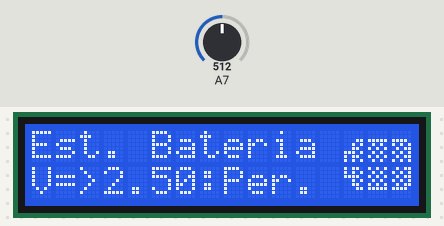
A sketch run on a simulated Arduino Nano, built with avr-gcc and run on an emulated ATmega328P. Shown: 16×2 character LCD. The inputs (shaded band) are chosen by the test bench; at power-on: A7 = 512.

Above: at 5.2 s.
5.3 s: A7 set to 295
At 7.0 s:
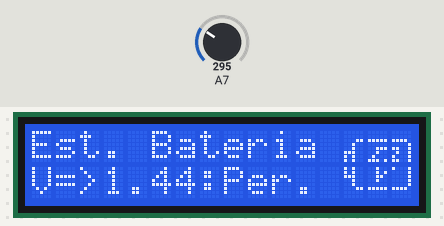
8.1 s: A7 set to 271
At 9.1 s:
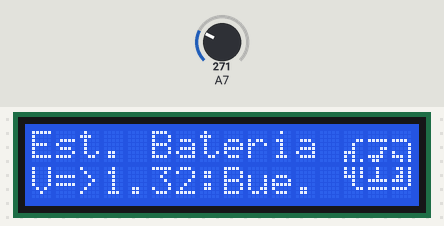
11.8 s: A7 set to 237
At 13.3 s:
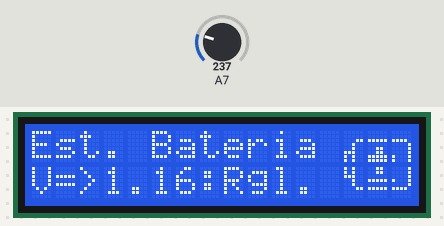
15.9 s: A7 set to 66
At 17.5 s:
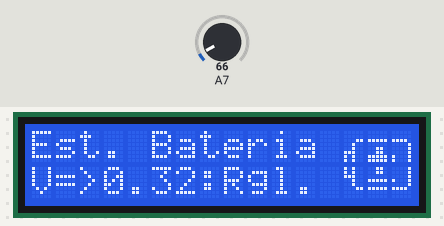
18.5 s: A7 set to 56
At 19.5 s:
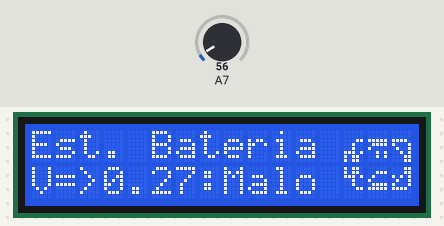
22.2 s: A7 set to 0
At 24.0 s:
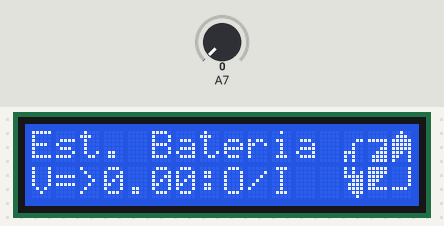
Timing chart, 0 to 25.3 s (numbered marks = the images above; inputs shaded):
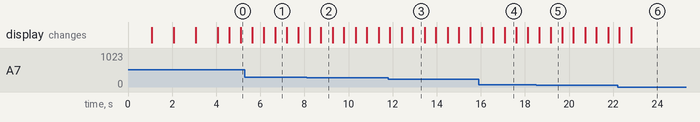

The sketch:

Medidor_Baterias.ino
```cpp
/*-------------------------------------------------------------------------------
  Practica numero 03 - Medidor de baterias ()
  Desc: Implementando un Display LCD de 16x2 y una placa de desarrollo Arduino
  nano, se deberá realizar un sistema con la capacidad de medir baterías AA y
  AAA, dotando información de estas y en base a ciertos parámetros de voltaje,
  dar un veredicto sobre su estado.
---------------------------------------------------------------------------------
  By using a 16x2 LCD display and an Arduino Nano development board, a system
  should be implemented with the capability to measure AA and AAA batteries,
  providing information about them, and based on certain voltage parameters,
  give a verdict on their condition.

  Atzin Inyan Reyes Gutiérrez.
-------------------------------------------------------------------------------*/

// Seccion 1 - Definicion de variables y objetos --------------------------------

float Volt = 0;

#include <LiquidCrystal.h>

LiquidCrystal LCD(7, 6, 5, 4, 3, 2);

//definicion de Ilustraciones

//Estado perfecto

//frame 1
byte letra1[8] = { B00000, B00000, B00011, B00101, B00110, B11101, B10110, B10101 };
byte letra2[8] = { B00000, B00000, B11111, B01010, B10101, B01010, B10101, B01010 };
byte letra3[8] = { B00000, B00000, B11110, B10101, B01011, B10101, B01011, B10101 };
byte letra4[8] = { B10110, B10101, B11110, B00101, B00110, B00011, B00000, B00000 };
byte letra5[8] = { B10101, B01010, B10101, B01010, B10101, B11111, B00000, B00000 };
byte letra6[8] = { B01011, B10101, B01011, B10101, B01011, B11110, B00000, B00000 };
//Frame 2
byte letra7[8] = { B00000, B00000, B00011, B00100, B00100, B11100, B10100, B10100 };
byte letra8[8] = { B00000, B00000, B11111, B00000, B00111, B00100, B01000, B11101 };
byte letra9[8] = { B00000, B00000, B11110, B00001, B11001, B01001, B10001, B11001 };
byte letra10[8] = { B10100, B10100, B11100, B00100, B00100, B00011, B00000, B00000 };
byte letra11[8] = { B00100, B00101, B00110, B00100, B00000, B11111, B00000, B00000 };
byte letra12[8] = { B10001, B00001, B00001, B00001, B00001, B11110, B00000, B00000 };

//Estado Bueno

//frame1
byte letra13[8] = { B00000, B00000, B00011, B00100, B00100, B11100, B10100, B10100 };
byte letra14[8] = { B00000, B00000, B11111, B10101, B11010, B10101, B11010, B10101 };
byte letra15[8] = { B00000, B00000, B11110, B01011, B10101, B01011, B10101, B01011 };
byte letra16[8] = { B10100, B10100, B11100, B00100, B00100, B00011, B00000, B00000 };
byte letra17[8] = { B11010, B10101, B11010, B10101, B11010, B11111, B00000, B00000 };
byte letra18[8] = { B10101, B01011, B10101, B01011, B10101, B11110, B00000, B00000 };
//frame 2
byte letra19[8] = { B00000, B00000, B00011, B00100, B00100, B11100, B10100, B10101 };
byte letra20[8] = { B00000, B00000, B11111, B00000, B00011, B00010, B11110, B01100 };
byte letra21[8] = { B00000, B00000, B11110, B00001, B00001, B10001, B11101, B00101 };
byte letra22[8] = { B10101, B10101, B11101, B00100, B00100, B00011, B00000, B00000 };
byte letra23[8] = { B00100, B00100, B00100, B11111, B00000, B11111, B00000, B00000 };
byte letra24[8] = { B01101, B00101, B01101, B11101, B00001, B11110, B00000, B00000 };

//Estado Regular

//frame 1
byte letra25[8] = { B00000, B00000, B00011, B00100, B00100, B11100, B10100, B10100 };
byte letra26[8] = { B00000, B00000, B11111, B00010, B00011, B00010, B00011, B00010 };
byte letra27[8] = { B00000, B00000, B11110, B10101, B01011, B10101, B01011, B10101 };
byte letra28[8] = { B10100, B10100, B11100, B00100, B00100, B00011, B00000, B00000 };
byte letra29[8] = { B00011, B00010, B00011, B00010, B00011, B11111, B00000, B00000 };
byte letra30[8] = { B01011, B10101, B01011, B10101, B01011, B11110, B00000, B00000 };
//frame 2
byte letra31[8] = { B00000, B00000, B00011, B00100, B00100, B11100, B10100, B10100 };
byte letra32[8] = { B00000, B00000, B11111, B00000, B00110, B00110, B11111, B11111 };
byte letra33[8] = { B00000, B00000, B11110, B00001, B00001, B00001, B10001, B10001 };
byte letra34[8] = { B10100, B10100, B11100, B00100, B00100, B00011, B00000, B00000 };
byte letra35[8] = { B00110, B00110, B00000, B11111, B00000, B11111, B00000, B00000 };
byte letra36[8] = { B00001, B00001, B00001, B10001, B00001, B11110, B00000, B00000 };


//Estado sin conexion

byte letra49[8] = { B00000, B00000, B00011, B00100, B00100, B11100, B10100, B10100 };
byte letra50[8] = { B00000, B00000, B11111, B00001, B00011, B00111, B01111, B01111 };
byte letra51[8] = { B00100, B01110, B11111, B11111, B11111, B11101, B11001, B10001 };   //Estado Malo

//Frame 1
byte letra37[8] = { B00000, B00000, B00011, B00100, B00100, B11100, B10100, B10100 };
byte letra38[8] = { B00000, B00000, B11111, B00000, B00000, B00000, B00000, B00000 };
byte letra39[8] = { B00000, B00000, B11110, B01011, B01101, B01011, B01101, B01011 };
byte letra40[8] = { B10100, B10100, B11100, B00100, B00100, B00011, B00000, B00000 };
byte letra41[8] = { B00000, B00000, B00000, B00000, B00000, B11111, B00000, B00000 };
byte letra42[8] = { B01101, B01011, B01101, B01011, B01101, B11110, B00000, B00000 };
//Frame 2
byte letra43[8] = { B00000, B00000, B00011, B00100, B00100, B11101, B10110, B10110 };
byte letra44[8] = { B00000, B00000, B11111, B01111, B10000, B00101, B00101, B00000 };
byte letra45[8] = { B00000, B00000, B11110, B10001, B01001, B00101, B00011, B00011 };
byte letra46[8] = { B10110, B10110, B11101, B00100, B00100, B00011, B00000, B00000 };
byte letra47[8] = { B00000, B00111, B01000, B10000, B01111, B11111, B00000, B00000 };
byte letra48[8] = { B00011, B00011, B10101, B01001, B10001, B11110, B00000, B00000 };
byte letra52[8] = { B10100, B10101, B11111, B00111, B01111, B01111, B00111, B00010 };
byte letra53[8] = { B11111, B11111, B11110, B11100, B11000, B11111, B00000, B00000 };
byte letra54[8] = { B00001, B00001, B00001, B00001, B00001, B11110, B00000, B00000 };

//-------------------------------------------------------------------------------

// Seccion 2 - Configuracion del arduino ----------------------------------------

void setup() {
  //Iniciacion del LCD 16 * 2
  LCD.begin(16, 2);

  //Iniciando el programa

  LCD.setCursor(0,0);
  LCD.print("Arduino Provador");
  LCD.setCursor(0,1);
  LCD.print("de Baterias ");
  delay(1000);
  LCD.print(".");
  delay(1000);
  LCD.print(".");
  delay(1000);
  LCD.print(".");
  delay(1000);
}

//-------------------------------------------------------------------------------

// Seccion 3 - Loob Infinito ----------------------------------------------------

void loop() {
  //limpiar
  LCD.clear();

  //Lectura Analogica

  Volt = analogRead(7) * (5.00/1023.00);

  //probando Pilas

  LCD.setCursor(0, 0);
  LCD.print("Est. Bateria ");
  LCD.setCursor(0,1);
  LCD.print("V=>");
  LCD.print(Volt);
  LCD.print(":");

  //Condicionales de para estado.

  //Perfecto
  if(Volt >= 1.40){
    LCD.print("Per.");
    Perfecto();
  }

  //Bueno
  else if (Volt >= 1.20 && Volt < 1.40){
    LCD.print("Bue.");
    Bueno();
  }

  //Regular
  else if (Volt >= 0.30 && Volt < 1.20){
    LCD.print("Rgl.");
    Regular();
  }

  //Malo
  else if (Volt >= 0.1 && Volt < 0.30){
    LCD.print("Malo");
    Malo();
  }

  //sin conexion
  else{
    LCD.print("O/I");
    SinCon();
  }

  //Final

  delay(20);
}

//-------------------------------------------------------------------------------

// Seccion 4 - Funciones --------------------------------------------------------

//Funcion Perfecto

void Perfecto (){
  //Creacion de Caracteres 1
  LCD.createChar(1, letra1);
  LCD.createChar(2, letra2);
  LCD.createChar(3, letra3);
  LCD.createChar(4, letra4);
  LCD.createChar(5, letra5);
  LCD.createChar(6, letra6);

  //Frame 1
  LCD.setCursor(13,0);
  LCD.write(1);
  LCD.write(2);
  LCD.write(3);
  LCD.setCursor(13,1);
  LCD.write(4);
  LCD.write(5);
  LCD.write(6);

  delay(500);

  //Creacion de Caracteres 2
  LCD.createChar(1, letra7);
  LCD.createChar(2, letra8);
  LCD.createChar(3, letra9);
  LCD.createChar(4, letra10);
  LCD.createChar(5, letra11);
  LCD.createChar(6, letra12);

  //Frame 2
  LCD.setCursor(13,0);
  LCD.write(1);
  LCD.write(2);
  LCD.write(3);
  LCD.setCursor(13,1);
  LCD.write(4);
  LCD.write(5);
  LCD.write(6);

  delay(500);
}

//funcion Bueno

void Bueno() {
  //Creacion de Caracteres 1
  LCD.createChar(1, letra13);
  LCD.createChar(2, letra14);
  LCD.createChar(3, letra15);
  LCD.createChar(4, letra16);
  LCD.createChar(5, letra17);
  LCD.createChar(6, letra18);

  //Frame 1
  LCD.setCursor(13,0);
  LCD.write(1);
  LCD.write(2);
  LCD.write(3);
  LCD.setCursor(13,1);
  LCD.write(4);
  LCD.write(5);
  LCD.write(6);

  delay(500);

  //Creacion de Caracteres 2
  LCD.createChar(1, letra19);
  LCD.createChar(2, letra20);
  LCD.createChar(3, letra21);
  LCD.createChar(4, letra22);
  LCD.createChar(5, letra23);
  LCD.createChar(6, letra24);


  //Frame 2
  LCD.setCursor(13,0);
  LCD.write(1);
  LCD.write(2);
  LCD.write(3);
  LCD.setCursor(13,1);
  LCD.write(4);
  LCD.write(5);
  LCD.write(6);

  delay(500);
}

//Funcion Regular

void Regular(){
  //Creacion de Caracteres 1
  LCD.createChar(1, letra25);
  LCD.createChar(2, letra26);
  LCD.createChar(3, letra27);
  LCD.createChar(4, letra28);
  LCD.createChar(5, letra29);
  LCD.createChar(6, letra30);

  //Frame 1
  LCD.setCursor(13,0);
  LCD.write(1);
  LCD.write(2);
  LCD.write(3);
  LCD.setCursor(13,1);
  LCD.write(4);
  LCD.write(5);
  LCD.write(6);

  delay(500);

  //Creacion de Caracteres 1
  LCD.createChar(1, letra31);
  LCD.createChar(2, letra32);
  LCD.createChar(3, letra33);
  LCD.createChar(4, letra34);
  LCD.createChar(5, letra35);
  LCD.createChar(6, letra36);

  //Frame 2
  LCD.setCursor(13,0);
  LCD.write(1);
  LCD.write(2);
  LCD.write(3);
  LCD.setCursor(13,1);
  LCD.write(4);
  LCD.write(5);
  LCD.write(6);

  delay(500);
}

//Funcion Malo

void Malo(){
  //Creacion de Caracteres 1
  LCD.createChar(1, letra37);
  LCD.createChar(2, letra38);
  LCD.createChar(3, letra39);
  LCD.createChar(4, letra40);
  LCD.createChar(5, letra41);
  LCD.createChar(6, letra42);

  //Frame 1
  LCD.setCursor(13,0);
  LCD.write(1);
  LCD.write(2);
  LCD.write(3);
  LCD.setCursor(13,1);
  LCD.write(4);
  LCD.write(5);
  LCD.write(6);

  delay(500);

  //Creacion de Caracteres 1
  LCD.createChar(1, letra43);
  LCD.createChar(2, letra44);
  LCD.createChar(3, letra45);
  LCD.createChar(4, letra46);
  LCD.createChar(5, letra47);
  LCD.createChar(6, letra48);

  //Frame 2
  LCD.setCursor(13,0);
  LCD.write(1);
  LCD.write(2);
  LCD.write(3);
  LCD.setCursor(13,1);
  LCD.write(4);
  LCD.write(5);
  LCD.write(6);

  delay(500);
}

//Sin Conexion

void SinCon(){
  //Creacion de Caracteres 1
  LCD.createChar(1, letra49);
  LCD.createChar(2, letra50);
  LCD.createChar(3, letra51);
  LCD.createChar(4, letra52);
  LCD.createChar(5, letra53);
  LCD.createChar(6, letra54);

  //Frame 1
  LCD.setCursor(13,0);
  LCD.write(1);
  LCD.write(2);
  LCD.write(3);
  LCD.setCursor(13,1);
  LCD.write(4);
  LCD.write(5);
  LCD.write(6);

  delay(120);
}

//-------------------------------------------------------------------------------
```

Measured:
- the behaviour switches between 287 and 286 on A7 (found by bisection; images 1 and 2)
- the behaviour switches between 246 and 245 on A7 (found by bisection; images 2 and 3)
- the behaviour switches between 62 and 61 on A7 (found by bisection; images 4 and 5)
- after the input at 5.3 s, the display: first differs from a run without the input after 0.86 s (image 1 shows a later state)
- after the input at 8.1 s, the display: first changes after 0.14 s (image 2 shows a later state)
- after the input at 11.8 s, the display: first differs from a run without the input after 0.61 s (image 3 shows a later state)
- after the input at 15.9 s, the display: first differs from a run without the input after 0.67 s (image 4 shows a later state)
- after the input at 18.5 s, the display: first changes after 0.15 s (image 5 shows a later state)
- after the input at 22.2 s, the display: first differs from a run without the input after 0.61 s (image 6)
